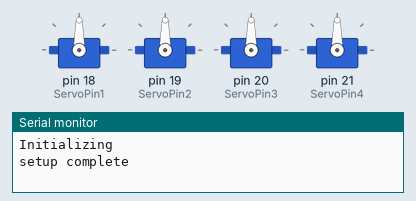
Bench run of a sketch on a simulated SparkFun Pro Micro, built with avr-gcc and run on an emulated ATmega32U4. Parts: 4 × servo, the last lines printed to the serial monitor.

Above: at 0.1 s.
At 5.3 s:
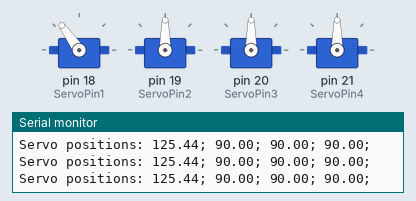
At 5.73 s:
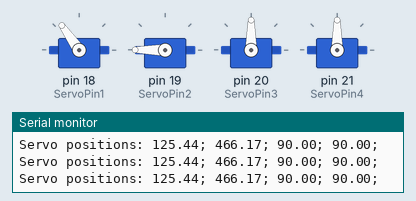
At 6.15 s:
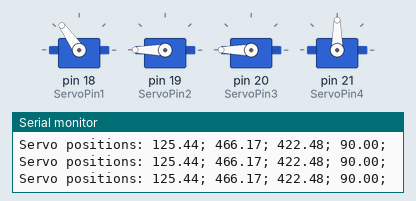
At 14.3 s:
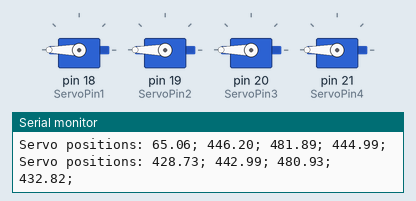
At 25.1 s:
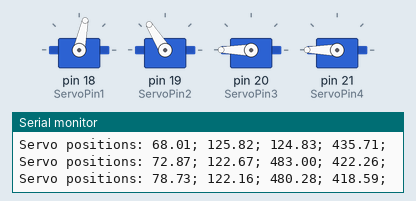
Timing chart, 0 to 26.6 s (numbered marks = the images above):
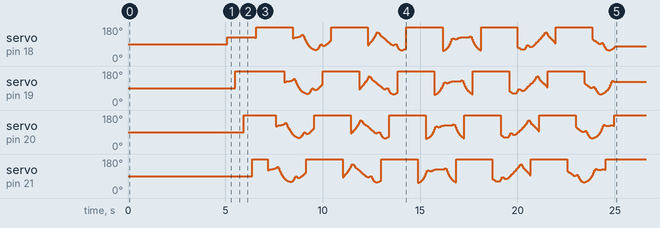

The sketch:

pm_snake.ino
```cpp
/* HOW TO RUN
 * add additional boards managers to preferences
 * https://raw.githubusercontent.com/sparkfun/Arduino_Boards/master/IDE_Board_Manager/package_sparkfun_index.json
 * in board manager search for SparkFun and add board manager for pro micro
 * set board
 * set processor
 * set port
 * add https://github.com/SMFSW/Queue
 * upload
 */

/* DESIGN SPEC
 * control four servos
 * set a mode
 * mode-zero = zero all servos (required for assembly)
 * mode-wave = control them in a wave like manner (creates movement)
 */

/* REFERENCE MATERIAL
 * pins: https://images-na.ssl-images-amazon.com/images/I/81nOeGRzxPL._AC_SL1500_.jpg
 */

#include <SPI.h> // Not actually used but needed to compile
#include <Servo.h>

#define ServoPin1 18
#define ServoPin2 19
#define ServoPin3 20
#define ServoPin4 21

float servoPosGlobal1 = 90.0;
float servoPosGlobal2 = 90.0;
float servoPosGlobal3 = 90.0;
float servoPosGlobal4 = 90.0;

float delayMs = 50.0;

// START SHARED
// UNCOMMENT FOR CPP #include <cmath>
// UNCOMMENT FOR CPP #include <chrono>
// UNCOMMENT FOR CPP #include <iostream>
#include "cppQueue.h" // arduino alternative for deque

#define IMPLEMENTATION FIFO
#define OVERWRITE true
// UNCOMMENT FOR CPP #define PI 3.14159;

typedef struct {
  float x;
  float y;
} Point;

typedef struct {
  float dir;
} Rec;

inline float degToRad(float deg) { return deg / 360 * 2 * PI; }
inline float degSin(float deg) { return sin(degToRad(deg)); }
inline float degCos(float deg) { return cos(degToRad(deg)); }
inline float pointsToDeg(Point start, Point end) {
  float dx = end.x - start.x;
  float dy = end.y - start.y;
  if (dx == 0.0) {
    if (dy > 0) { return 90.0; } else { return 270; }
  }
  float deg = atan(dy/dx) / 2.0 / PI;
  deg = deg * 360.0;
  if (dx < 0) { return deg + 180.0; } else { return deg + 360.0; }
}

class Track {
public:
  Track(int n, int pause) {
    pointCount = n;
    this->pause = pause;
    for (int i=0; i < n; i++) {
      points[i] = { 300 + degSin(2.0 * i / pointCount * 360) * 100,  // 2
                    300 + degCos(1.0 * i / pointCount * 360) * 100 };  // 1
    }
  }
  void tick() {
    pos = pos + 1;
    if (pos > pointCount) { pos -= pointCount; }
  }
  float angle() {
    int startIndex = pos;
    if (startIndex >= pointCount) { startIndex -= pointCount; }
    int endIndex = pos + 1;
    if (endIndex >= pointCount) { endIndex -= pointCount; }
    return pointsToDeg(points[startIndex], points[endIndex]);
  }
  float diff() {
    float startAngle = angle();
    int startIndex = pos + pause;
    if (startIndex >= pointCount) { startIndex -= pointCount; }
    int endIndex = pos + 1 + pause;
    if (endIndex >= pointCount) { endIndex -= pointCount; }
    float endAngle = pointsToDeg(points[startIndex], points[endIndex]);
    float angle = startAngle - endAngle;
    if (angle < 0) { angle += 360; }
    //// UNCOMMENT FOR CPP std::cout << "pos: " << pos << " startIndex " << startIndex << " endIndex " << endIndex << " startAngle " << startAngle << " endAngle " << endAngle << " angle " << angle << std::endl;
    return angle;
  }
  Point points[72];
  int pos = 0;
  int pointCount;
  int pause;
};

class SnakeControl {
public:
  int segments = 5;
  float segment_length = 50.0;  // mm
  float delayDur = 50.0;  // ms
  float cycleSpeed = 0.5;  // cycles per second
  float maxWheelAngle = 30.0;  // degrees
  float cycleProportion = 1.0 * 360.0;  // proportion of complete wave

  float stepsPerSecond = 1000.0 / delayDur;
  float stepDeg = cycleSpeed / stepsPerSecond * 360;  // degrees
  float wheelStep = cycleProportion / segments;  // phase difference between wheels
  int queuePause = int(wheelStep / stepDeg);  // steps

  float phase = 0;
  float servoPosArr[4] = {90.0, 90.0, 90.0, 90.0};
  float wheelAngles[5] = {-1.0, -1.0, -1.0, -1.0, -1.0};
  float wheelHeight[5];
  cppQueue q = cppQueue(sizeof(Rec), 99, IMPLEMENTATION, OVERWRITE);
  Track track = Track(72, 1);
  SnakeControl() {
    //// UNCOMMENT FOR CPP std::cout << "Constructor" << " ";
    for (int i = 0; i < 300; i++) {
      track.tick();
      float diff = track.diff();
      //// UNCOMMENT FOR CPP std::cout << "diff: " << diff << std::endl;
    }
    //// UNCOMMENT FOR CPP std::exit(0);
  }
  void control_wave() {
    //// UNCOMMENT FOR CPP std::cout << "control wave" << std::endl;
    phase = phase - stepDeg;
    if (phase < 0) { phase = phase + 360; }
    //// UNCOMMENT FOR CPP std::cout << "phase: " << phase << std::endl;
    float start = degSin(phase) * maxWheelAngle;
    //// UNCOMMENT FOR CPP std::cout << "start: " << start << std::endl;
    float enddd = degSin(phase + wheelStep) * maxWheelAngle;
    //// UNCOMMENT FOR CPP std::cout << "enddd: " << enddd << std::endl;
    float angle = enddd - start;
    //// UNCOMMENT FOR CPP std::cout << "angle: " << angle << std::endl;
    track.tick();
    float diff = track.diff();
    //// UNCOMMENT FOR CPP std::cout << "diff: " << diff << std::endl;
    angle = angle + diff;
    angle = angle + 90.0;
    // UNCOMMENT FOR CPP std::cout << "angle the important one: " << angle << std::endl;
    start = start + track.angle();

    // wheelAngles[0] = start;
    Rec r = {angle};
    q.push(&angle);
    for (int i = 0; i < segments - 1; i++) {
      //// UNCOMMENT FOR CPP std::cout << "i: " << i << std::endl;
      //// UNCOMMENT FOR CPP std::cout << "queue pos: " << (i * queuePause +1) << std::endl;
      if (q.getCount() > (i * queuePause +1)) {
        //// UNCOMMENT FOR CPP std::cout << "from queue" << std::endl;
        Rec r;
        q.peekIdx(&r, i * queuePause + 1);
        servoPosArr[i] = r.dir;
        if (i == (segments - 2)) { q.pop(&r); }
      } else {
        //// UNCOMMENT FOR CPP std::cout << "from default" << std::endl;
        servoPosArr[i] = 90.0;
      }
    }
  }
};
// END SHARED

Servo servo1;
Servo servo2;
Servo servo3;
Servo servo4;

unsigned long SECOND = 1000000;
unsigned long setTime = micros();
int prestartDurationSecs = 5;
int runDurationSecs = 20;

SnakeControl sc = SnakeControl();

void setup()
{
  Serial.begin(9600);  // Debugging only
  Serial.println("Initializing");
  servo1.attach(ServoPin1);
  servo2.attach(ServoPin2);
  servo3.attach(ServoPin3);
  servo4.attach(ServoPin4);
  Serial.println("setup complete");

  // wait and reset setTime
  while (micros() < (setTime + (prestartDurationSecs * SECOND))) {
    delay(delayMs);
  }
  setTime = micros();
}

void loop() {
  sc.control_wave();
  servoPosGlobal1 = sc.servoPosArr[0];
  servoPosGlobal2 = sc.servoPosArr[1];
  servoPosGlobal3 = sc.servoPosArr[2];
  servoPosGlobal4 = sc.servoPosArr[3];
  act_servos(true);
  delay(delayMs);
  while (micros() > setTime + (runDurationSecs * SECOND)) {
    delay(delayMs);
  }
}

void control_zero()
{
  servoPosGlobal1 = 90.0;
  servoPosGlobal2 = 90.0;
  servoPosGlobal3 = 90.0;
  servoPosGlobal4 = 90.0;
}

void act_servos(bool verbose)
{
  servo1.write(servoPosGlobal1 + 0.0);
  servo2.write(servoPosGlobal2 + 0.0);
  servo3.write(servoPosGlobal3 + 0.0);
  servo4.write(servoPosGlobal4 + 0.0);

  if (verbose)
  {
    String servoStr = "Servo positions: ";
    servoStr += String(servoPosGlobal1, 2) + "; ";
    servoStr += String(servoPosGlobal2, 2) + "; ";
    servoStr += String(servoPosGlobal3, 2) + "; ";
    servoStr += String(servoPosGlobal4, 2) + "; ";
    Serial.println(servoStr);
  }
}
```

cppQueue.h
```cpp
// (licence header left out)
/****************************************************************/
#ifndef __CPPQUEUE_H
	#define __CPPQUEUE_H

#include <inttypes.h>
/****************************************************************/


#define QUEUE_INITIALIZED	0x5AA5		//!< cppQueue initialized control value


/*!\enum enumcppQueueType
** \brief cppQueue behavior enumeration (FIFO, LIFO)
**/
typedef enum enumcppQueueType {
	FIFO = 0,	//!< First In First Out behavior
	LIFO = 1	//!< Last In First Out behavior
} cppQueueType;


/*!	\class cppQueue
**	\brief Class containing the required methods for handling the queue
**/
class cppQueue
{
private:
	cppQueueType	impl;		//!< cppQueue implementation: FIFO LIFO
	bool			ovw;		//!< Overwrite previous records when queue is full allowed
	uint16_t		rec_nb;		//!< number of records in the queue
	uint16_t		rec_sz;		//!< Size of a record
	uint32_t		queue_sz;	//!< Size of the full queue
	uint8_t *		queue;		//!< cppQueue start pointer (when allocated)

	uint16_t		in;			//!< number of records pushed into the queue
	uint16_t		out;		//!< number of records pulled from the queue (only for FIFO)
	uint16_t		cnt;		//!< number of records not retrieved from the queue
	uint16_t		init;		//!< set to QUEUE_INITIALIZED after successful init of the queue, 0 otherwise
public:
	/*!	\brief cppQueue constructor
	**	\param [in] size_rec - size of a record in the queue
	**	\param [in] nb_recs - number of records in the queue
	**	\param [in] type - cppQueue implementation type: FIFO, LIFO
	**	\param [in] overwrite - Overwrite previous records when queue is full
	**	\return nothing
	**/
	cppQueue(const uint16_t size_rec, const uint16_t nb_recs=20, const cppQueueType type=FIFO, const bool overwrite=false);

	/*!	\brief cppQueue destructor: release dynamically allocated queue
	**/
	~cppQueue();

	/*!	\brief Flush queue, restarting from empty queue
	**/
	void flush(void);

	/*!	\brief Clean queue, restarting from empty queue
	**	\deprecated clean was already used in cppQueue lib, alias is made to keep compatibility with earlier versions
	**/
	inline void clean(void) __attribute__((always_inline)) {
		flush(); }

	/*!	\brief get initialization state of the queue
	**	\return cppQueue initialization status
	**	\retval true if queue is allocated
	**	\retval false is queue is not allocated
	**/
	inline bool isInitialized(void) __attribute__((always_inline)) {
		return (init == QUEUE_INITIALIZED) ? true : false; }

	/*!	\brief get emptiness state of the queue
	**	\return cppQueue emptiness status
	**	\retval true if queue is empty
	**	\retval false is not empty
	**/
	inline bool isEmpty(void) __attribute__((always_inline)) {
		return (!cnt) ? true : false; }

	/*!	\brief get fullness state of the queue
	**	\return cppQueue fullness status
	**	\retval true if queue is full
	**	\retval false is not full
	**/
	inline bool isFull(void) __attribute__((always_inline)) {
		return (cnt == rec_nb) ? true : false; }

	/*!	\brief get size of queue
	**	\remark Size in bytes (like sizeof)
	**	\return Size of queue in bytes
	**/
	inline uint32_t sizeOf(void) __attribute__((always_inline)) {
		return queue_sz; }

	/*!	\brief get number of records in the queue
	**	\return Number of records stored in the queue
	**/
	inline uint16_t getCount(void) __attribute__((always_inline)) {
		return cnt; }

	/*!	\brief get number of records in the queue (same as getCount)
	**	\deprecated nbRecs was already used in cppQueue lib, alias is made to keep compatibility with earlier versions
	**	\return Number of records stored in the queue
	**/
	inline uint16_t nbRecs(void) __attribute__((always_inline)) {
		return getCount(); }

	/*!	\brief get number of records left in the queue
	**	\return Number of records left in the queue
	**/
	inline uint16_t getRemainingCount(void) __attribute__((always_inline)) {
		return rec_nb - cnt; }

	/*!	\brief Push record to queue
	**	\param [in] record - pointer to record to be pushed into queue
	**	\return Push status
	**	\retval true if successfully pushed into queue
	**	\retval false if queue is full
	**/
	bool push(const void * const record) __attribute__((nonnull));

	/*!	\brief Pop record from queue
	**	\warning If using push, pop, peek, drop, peekItem and/or peekPrevious in both interrupts and main application,
	**				you shall disable interrupts in main application when using these functions
	**	\param [in,out] record - pointer to record to be popped from queue
	**	\return Pop status
	**	\retval true if successfully popped from queue
	**	\retval false if queue is empty
	**/
	bool pop(void * const record) __attribute__((nonnull));

	/*!	\brief Pull record from queue (same as pop)
	**	\warning If using push, pop, peek, drop, peekItem and/or peekPrevious in both interrupts and main application,
	**				you shall disable interrupts in main application when using these functions
	**	\deprecated pull was already used in cppQueue lib, alias is made to keep compatibility with earlier versions
	**	\param [in,out] record - pointer to record to be pulled from queue
	**	\return Pull status
	**	\retval true if successfully pulled from queue
	**	\retval false if queue is empty
	**/
	inline bool pull(void * const record) __attribute__((nonnull,always_inline)) {
		return pop(record); }

	/*!	\brief Peek record from queue
	**	\warning If using push, pop, peek, drop, peekItem and/or peekPrevious in both interrupts and main application,
	**				you shall disable interrupts in main application when using these functions
	**	\note This function is most likely to be used in conjunction with drop
	**	\param [in,out] record - pointer to record to be peeked from queue
	**	\return Peek status
	**	\retval true if successfully peeked from queue
	**	\retval false if queue is empty
	**/
	bool peek(void * const record) __attribute__((nonnull));

	/*!	\brief Drop current record from queue
	**	\warning If using push, pop, peek, drop, peekItem and/or peekPrevious in both interrupts and main application,
	**				you shall disable interrupts in main application when using these functions
	**	\note This method is most likely to be used in conjunction with peek
	**	\return drop status
	**	\retval true if successfully dropped from queue
	**	\retval false if queue is empty
	**/
	bool drop(void);

	/*!	\brief Peek record at index from queue
	**	\warning If using push, pop, peek, drop, peekItem and/or peekPrevious in both interrupts and main application,
	**				you shall disable interrupts in main application when using these functions
	**	\note This function is only useful if searching for a duplicate record and shouldn't be used in conjunction with drop
	**	\param [in,out] record - pointer to record to be peeked from queue
	**	\param [in] idx - index of the record to pick
	**	\return Peek status
	**	\retval true if successfully peeked from queue
	**	\retval false if index is out of range
	**/
	bool peekIdx(void * const record, const uint16_t idx) __attribute__((nonnull));

	/*!	\brief Peek previous record from queue
	**	\warning If using push, pop, peek, drop, peekItem and/or peekPrevious in both interrupts and main application,
	**				you shall disable interrupts in main application when using these functions
	**	\note This inline is only useful with FIFO implementation, use peek instead with a LIFO (will lead to the same result)
	**	\param [in,out] record - pointer to record to be peeked from queue
	**	\return Peek status
	**	\retval true if successfully peeked from queue
	**	\retval false if queue is empty
	**/
	inline bool peekPrevious(void * const record) __attribute__((nonnull,always_inline)) {
		const uint16_t idx = getCount() - 1;	// No worry about count - 1 when queue is empty, test is done by peekIdx
		return peekIdx(record, idx); }
};

#endif /* __CPPQUEUE_H */
```
